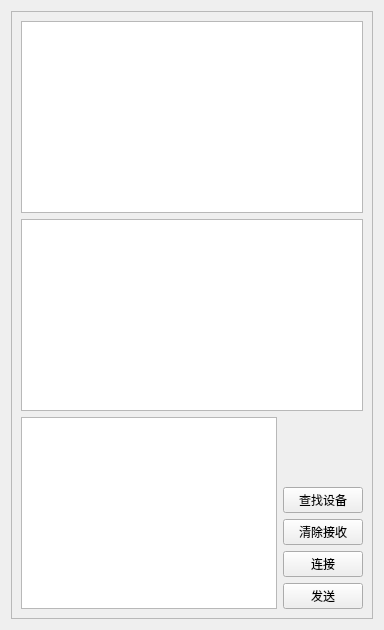
         <widget class="QWidget" name="USBHIDPage">
          <layout class="QHBoxLayout" name="horizontalLayout_17">
           <item>
            <widget class="QFrame" name="frame_4">
             <property name="frameShape">
              <enum>QFrame::StyledPanel</enum>
             </property>
             <property name="frameShadow">
              <enum>QFrame::Raised</enum>
             </property>
             <layout class="QHBoxLayout" name="horizontalLayout_27">
              <item>
               <layout class="QVBoxLayout" name="verticalLayout_4">
                <item>
                 <widget class="QTextBrowser" name="USBHIDInfoBrowser">
                  <property name="maximumSize">
                   <size>
                    <width>16777215</width>
                    <height>16777215</height>
                   </size>
                  </property>
                 </widget>
                </item>
                <item>
                 <widget class="QTextBrowser" name="USBHIDReceiveBrowser"/>
                </item>
                <item>
                 <layout class="QHBoxLayout" name="horizontalLayout_22">
                  <item>
                   <widget class="QTextBrowser" name="USBHIDSendBrowser">
                    <property name="maximumSize">
                     <size>
                      <width>16777215</width>
                      <height>16777215</height>
                     </size>
                    </property>
                   </widget>
                  </item>
                  <item>
                   <layout class="QVBoxLayout" name="verticalLayout_9">
                    <item>
                     <spacer name="verticalSpacer_7">
                      <property name="orientation">
                       <enum>Qt::Vertical</enum>
                      </property>
                      <property name="sizeHint" stdset="0">
                       <size>
                        <width>20</width>
                        <height>40</height>
                       </size>
                      </property>
                     </spacer>
                    </item>
                    <item>
                     <widget class="QPushButton" name="USBHIDCheckButton">
                      <property name="text">
                       <string>查找设备</string>
                      </property>
                     </widget>
                    </item>
                    <item>
                     <widget class="QPushButton" name="USBHIDClearReceiveButton">
                      <property name="text">
                       <string>清除接收</string>
                      </property>
                     </widget>
                    </item>
                    <item>
                     <widget class="QPushButton" name="USBHIDConnectButton">
                      <property name="text">
                       <string>连接</string>
                      </property>
                     </widget>
                    </item>
                    <item>
                     <widget class="QPushButton" name="USBHIDSendButton">
                      <property name="text">
                       <string>发送</string>
                      </property>
                     </widget>
                    </item>
                   </layout>
                  </item>
                 </layout>
                </item>
               </layout>
              </item>
             </layout>
            </widget>
           </item>
          </layout>
         </widget>
